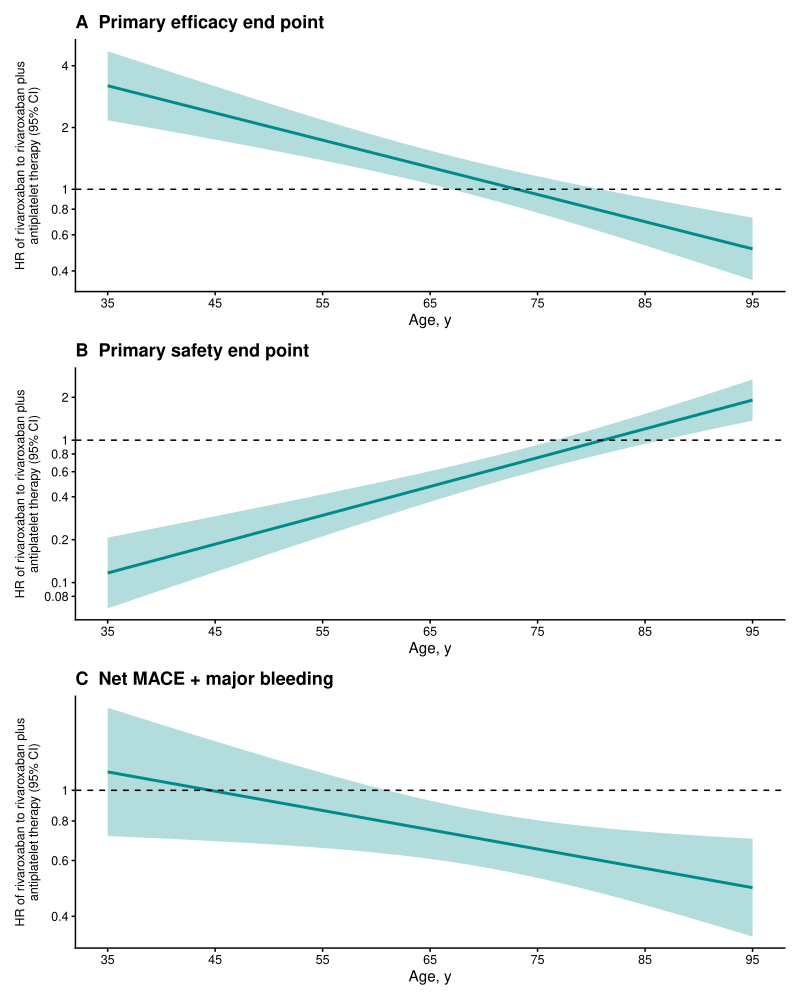

Recreate this plot in R.
#~~~~~~~~~~~~~~~~~~~~~~~~~~~~~~~~~~~~~~~~~~~~~~~~~~~~~~~~~~~~~~~~~~~~~~~~~~~~~~
# 1. 准备工作：加载所需的R包
#~~~~~~~~~~~~~~~~~~~~~~~~~~~~~~~~~~~~~~~~~~~~~~~~~~~~~~~~~~~~~~~~~~~~~~~~~~~~~~
# 如果您尚未安装这些包，请先运行 install.packages("...")
# install.packages(c("survival", "ggplot2", "dplyr", "patchwork"))

library(survival)  # 用于Cox回归模型
library(ggplot2)   # 用于数据可视化
library(dplyr)     # 用于数据处理
library(patchwork) # 用于将多个图组合在一起

#~~~~~~~~~~~~~~~~~~~~~~~~~~~~~~~~~~~~~~~~~~~~~~~~~~~~~~~~~~~~~~~~~~~~~~~~~~~~~~
# 2. 数据模拟
#~~~~~~~~~~~~~~~~~~~~~~~~~~~~~~~~~~~~~~~~~~~~~~~~~~~~~~~~~~~~~~~~~~~~~~~~~~~~~~
# 我们的目标是创建一个数据集，其中治疗效果与年龄存在交互作用
# 从而复现图A, B, C中的趋势

set.seed(42) # 设置随机种子以保证结果可重复
n <- 3000    # 模拟的患者数量

# 创建基础数据集
sim_data <- data.frame(
  id = 1:n,
  # 年龄均匀分布在35至95岁之间
  age = runif(n, 35, 95),
  # 随机分配治疗方案 (0 = 联合治疗, 1 = 单药治疗)
  treatment = sample(0:1, n, replace = TRUE)
)

# --- 定义生成事件时间的函数 ---
# 这个函数的核心是Cox模型的线性预测部分 (log-hazard)
# log(h(t)) = log(h0(t)) + beta_treat * treatment + beta_age * age + beta_interact * treatment * age
# 生存时间可以通过 Weibull 分布的逆CDF从这个log-hazard生成
generate_survival_time <- function(data, beta_treat, beta_age, beta_interact, shape = 1.5) {
  # 计算线性预测部分
  linear_predictor <- beta_treat * data$treatment + 
                      beta_age * (data$age - 65) + # 中心化年龄以提高模型稳定性
                      beta_interact * data$treatment * (data$age - 65)
  
  # 从Weibull分布生成生存时间
  # T = (-log(U) / (lambda * exp(LP)))^(1/shape)
  u <- runif(nrow(data))
  lambda <- 0.005 # 基线风险参数
  time <- (-log(u) / (lambda * exp(linear_predictor)))^(1 / shape)
  return(time)
}

# --- 模拟三个不同的终点事件 ---

# A. 疗效终点 (Primary Efficacy Endpoint)
# 趋势：单药治疗在高龄时更优 (HR随年龄增长而下降)
# 这意味着交互项系数 (beta_interact) 必须为负
sim_data$time_efficacy <- generate_survival_time(
  sim_data,
  beta_treat = 0.2,    # 在65岁时，单药治疗风险稍高
  beta_age = 0.02,     # 年龄本身是风险因素
  beta_interact = -0.03  # 关键：交互项为负，使单药效果随年龄增长而变好
)
sim_data$status_efficacy <- ifelse(sim_data$time_efficacy <= 10, 1, 0) # 假设10年随访期

# B. 安全性终点 (Primary Safety Endpoint)
# 趋势：单药治疗在低龄时更优 (HR随年龄增长而上升)
# 这意味着交互项系数 (beta_interact) 必须为正
sim_data$time_safety <- generate_survival_time(
  sim_data,
  beta_treat = -0.8,   # 在65岁时，单药治疗风险显著更低
  beta_age = 0.01,     # 年龄本身是风险因素
  beta_interact = 0.05   # 关键：交互项为正，使单药安全性优势随年龄增长而减弱
)
sim_data$status_safety <- ifelse(sim_data$time_safety <= 10, 1, 0)

# C. 净获益终点 (Net MACE + Major Bleeding)
# 趋势：单药治疗在所有年龄段风险都较低，但在高龄时优势更显著
# 这意味着交互项系数为负，且主效应也为负
sim_data$time_net <- generate_survival_time(
  sim_data,
  beta_treat = -0.3,   # 在65岁时，单药治疗有优势
  beta_age = 0.03,     # 年龄是强风险因素
  beta_interact = -0.02  # 关键：交互项为负，使单药优势随年龄增长而更强
)
sim_data$status_net <- ifelse(sim_data$time_net <= 10, 1, 0)


#~~~~~~~~~~~~~~~~~~~~~~~~~~~~~~~~~~~~~~~~~~~~~~~~~~~~~~~~~~~~~~~~~~~~~~~~~~~~~~
# 3. 建模与绘图
#~~~~~~~~~~~~~~~~~~~~~~~~~~~~~~~~~~~~~~~~~~~~~~~~~~~~~~~~~~~~~~~~~~~~~~~~~~~~~~

# --- 创建一个通用的绘图函数 ---
# 这个函数将自动化建模、预测和绘图的过程
plot_hr_interaction <- function(data, time_var, status_var, title) {
  
  # 1. 拟合Cox模型，包含治疗与年龄的交互项
  formula <- as.formula(sprintf("Surv(%s, %s) ~ treatment * age", time_var, status_var))
  model <- coxph(formula, data = data)
  
  # 2. 创建用于预测的新数据集
  # 我们将在35到95岁之间，每隔1岁计算一次HR
  pred_grid <- data.frame(
    age = seq(35, 95, by = 1),
    treatment = 1  # 我们关心的是单药治疗(1)相对于对照(0)的效果
  )
  
  # 3. 进行预测
  # `predict`可以计算log(HR)及其标准误
  # `type="lp"`给出了线性预测值(log-hazard)
  # `reference="zero"`可以计算与所有协变量为0时的差异，但更手动的方法更清晰
  
  # 手动计算log(HR)和SE，以获得最大的清晰度和控制
  # log(HR(age)) = (β_treat*1 + β_age*age + β_interact*1*age) - (β_treat*0 + β_age*age + β_interact*0*age)
  #             = β_treat + β_interact * age
  
  coefs <- coef(model)
  vcov_mat <- vcov(model)
  
  # 提取所需的系数和方差/协方差
  b_treat <- coefs["treatment"]
  b_interact <- coefs["treatment:age"]
  var_treat <- vcov_mat["treatment", "treatment"]
  var_interact <- vcov_mat["treatment:age", "treatment:age"]
  cov_treat_interact <- vcov_mat["treatment", "treatment:age"]
  
  # 计算每个年龄点的log(HR)和标准误
  pred_results <- pred_grid %>%
    mutate(
      log_hr = b_treat + b_interact * age,
      # Var(aX + bY) = a^2*Var(X) + b^2*Var(Y) + 2ab*Cov(X,Y)
      # 这里 Var(log_hr) = Var(b_treat + b_interact*age)
      se_log_hr = sqrt(var_treat + age^2 * var_interact + 2 * age * cov_treat_interact),
      
      # 计算HR和95%置信区间
      hr = exp(log_hr),
      ci_low = exp(log_hr - 1.96 * se_log_hr),
      ci_high = exp(log_hr + 1.96 * se_log_hr)
    )

  # 4. 使用ggplot2绘图
  p <- ggplot(pred_results, aes(x = age, y = hr)) +
    # 添加95% CI的带状区域
    geom_ribbon(aes(ymin = ci_low, ymax = ci_high), fill = "darkcyan", alpha = 0.3) +
    # 添加HR的点估计曲线
    geom_line(color = "darkcyan", linewidth = 1) +
    # 添加HR=1的参考线
    geom_hline(yintercept = 1, linetype = "dashed", color = "black") +
    # **关键：使用对数刻度Y轴，以匹配原始图形的视觉效果**
    scale_y_log10(
      breaks = c(0.01, 0.02, 0.04, 0.08, 0.1, 0.2, 0.4, 0.6, 0.8, 1, 2, 4, 6, 8, 10),
      labels = c("0.01","0.02","0.04","0.08","0.1","0.2","0.4","0.6","0.8","1", "2", "4", "6", "8", "10")
    ) +
    scale_x_continuous(breaks = seq(35, 95, by = 10)) +
    labs(
      title = title,
      x = "Age, y",
      y = "HR of rivaroxaban to rivaroxaban plus\nantiplatelet therapy (95% CI)"
    ) +
    theme_classic() +
    theme(
      plot.title = element_text(face = "bold", hjust = 0),
      axis.title.y = element_text(size = 9)
    )
  
  return(p)
}

# --- 生成三张图 ---
plot_a <- plot_hr_interaction(sim_data, "time_efficacy", "status_efficacy", "A  Primary efficacy end point")
plot_b <- plot_hr_interaction(sim_data, "time_safety", "status_safety", "B  Primary safety end point")
plot_c <- plot_hr_interaction(sim_data, "time_net", "status_net", "C  Net MACE + major bleeding")

# --- 使用patchwork包将三张图组合在一起 ---
final_plot <- plot_a / plot_b / plot_c

# 显示最终的组合图
final_plot

# --- 保存为PDF文件 ---
# 设置PDF设备并保存图形
pdf("HR随age变化曲线.pdf", width = 8, height = 10)
print(final_plot)
dev.off()

# --- 添加模型结果输出 ---
# 显示三个模型的详细结果

# A. 疗效终点模型结果
print("A. 主要疗效终点模型结果")
model_efficacy <- coxph(Surv(time_efficacy, status_efficacy) ~ treatment * age, data = sim_data)
print(summary(model_efficacy))

# B. 安全性终点模型结果
print("B. 主要安全性终点模型结果")
model_safety <- coxph(Surv(time_safety, status_safety) ~ treatment * age, data = sim_data)
print(summary(model_safety))

# C. 净获益终点模型结果
print("C. 净获益终点模型结果")
model_net <- coxph(Surv(time_net, status_net) ~ treatment * age, data = sim_data)
print(summary(model_net))
